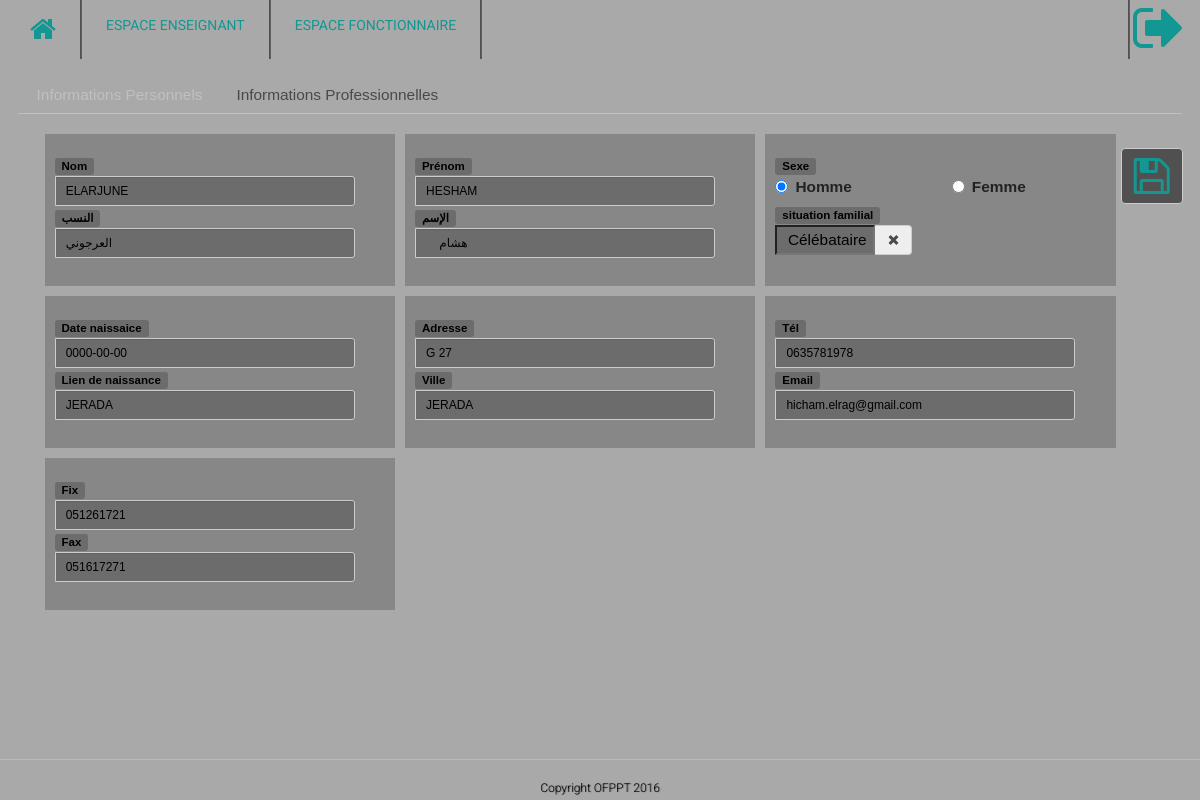
The app's page /home/editEnsiegnant/251122 (signed in) with its own data.
### tables this page shows
CREATE TABLE IF NOT EXISTS `fonctionnaire` (
  `PPR` int(11) NOT NULL,
  `FONCTION` varchar(50) DEFAULT NULL,
  `DIPLOME` varchar(100) DEFAULT NULL,
  `PB` varchar(100) DEFAULT NULL,
  `DATE_OPT_DIP` date DEFAULT NULL,
  `LIEU_OPT` varchar(100) DEFAULT NULL,
  `DATE_RECRUTE` date DEFAULT NULL,
  `TYPE_F` int(11) NOT NULL,
  PRIMARY KEY (`PPR`)
);

CREATE TABLE IF NOT EXISTS `info_personnel` (
  `CIN` varchar(10) NOT NULL,
  `NOM_FR` varchar(50) NOT NULL,
  `NOM_AR` varchar(50) NOT NULL,
  `PRENOM_FR` varchar(50) NOT NULL,
  `PRENOM_AR` varchar(50) NOT NULL,
  `SEXE` char(1) NOT NULL,
  `DATE_NAISSANCE` date NOT NULL,
  `LIEU_NAISSANCE` varchar(50) DEFAULT NULL,
  `ADRESSE` varchar(200) NOT NULL,
  `VILLE` varchar(100) NOT NULL,
  `TELL` varchar(100) NOT NULL,
  `FIX` varchar(100) DEFAULT NULL,
  `FAX` varchar(100) DEFAULT NULL,
  `EMAIL` varchar(100) DEFAULT NULL,
  `PPR` int(11) NOT NULL,
  `SITUATION_FM` varchar(100) NOT NULL,
  PRIMARY KEY (`CIN`),
  KEY `PPR` (`PPR`)
);

### public/index.php (called while the page is built, shortened)
<?php
require APP . 'core/controller.php';
$app = new Application();

### application/core/controller.php (called while the page is built, shortened)
<?php
class Controller
{
    public $db = null;
    private function openDatabaseConnection()
    {
        $options = array(PDO::ATTR_DEFAULT_FETCH_MODE => PDO::FETCH_OBJ, PDO::ATTR_ERRMODE => PDO::ERRMODE_WARNING);
        $this->db = new PDO(DB_TYPE . ':host=' . DB_HOST . ';dbname=' . DB_NAME . ';charset=' . DB_CHARSET, DB_USER, DB_PASS, $options);
    }
    public function loadModel()
    {
        require APP . 'model/model.php';
        $this->model = new Model($this->db);
    }
}

### application/model/model.php (called while the page is built, shortened)
<?php
class Model
{
    function __construct($db)
    {try {$this->db = $db;
        } catch (PDOException $e) {exit('Database connection could not be established.');}}
    public function  getEnseignantEdit($ppr_)
    {$query = "SELECT
                f.*,i.*,g.*
                FROM fonctionnaire f INNER JOIN info_personnel i ON f.PPR=i.PPR INNER JOIN GRADE g ON g.PPR=f.PPR WHERE  f.TYPE_F=1 AND f.PPR='".$ppr_."' LIMIT 1";
        $result = $this->db->prepare($query);
        $parameters = array(':ppr_' => $ppr_);
        $result->execute($parameters);
        return $result->fetch();}
}

### application/view/usage/editEnsiegnant.php (the view, shortened to what this page needs)
<form action="<?php echo URL;?>home/updateEnsiegnant" method="post">
		<div style="margin-top: 70px" id="Tabs">
			<ul >
				<li><a  href="#infoPersonnel">Informations Personnels</a></li>
				<li><a  href="#infoProfessionnel">Informations Professionnelles</a></li>
			</ul>
		<div id="infoPersonnel" >
				<div class="col-lg-6 div">
					<div class="input-group input-group-sm">
						<label class="label label-primary labels">Nom</label>
						<input  type= "text" class = "form-control input" name = "nom" id=" nf" required value="<?php echo htmlspecialchars($result->NOM_FR,ENT_QUOTES,'UTF-8');?>">
					</div>
					<div class="input-group input-group-sm">
						<label class="label label-primary labels">النسب</label>
						<input type= "text" class = "form-control input" name = "nomAr" id=" prf" required value="<?php echo htmlspecialchars($result->NOM_AR,ENT_QUOTES,'UTF-8');?>" >
					</div>
				</div>
				<div class="col-lg-6 div">
					<div class="input-group input-group-sm">
						<label class="label label-primary labels">Prénom</label>
						<input type= "text" class = "form-control input" name = "prenom" id=" na" required value="<?php echo htmlspecialchars($result->PRENOM_FR,ENT_QUOTES,'UTF-8');?>">
					</div>
					<div class="input-group input-group-sm">
						<label class="label label-primary labels">الإسم</label>
						<input type= "text" class = "form-control input" name = "prenomAr" id=" pra" required value=" <?php echo htmlspecialchars($result->PRENOM_AR,ENT_QUOTES,'UTF-8');?>">
					</div>
				</div>
				<div class="col-lg-6 div">
					<label class="label label-primary labels" >Sexe</label>
						<div class="input-group input-group-sm" >
							<div   class="radio-inline" style="margin-right: 0px!important;">
								<label  ><input  type="radio"  name="sexe" value="m" <?php  echo ($result->SEXE=='m')? "CHECKED":""?>>Homme</label>
							</div>
							<div   class="radio-inline" style="margin-left: 100px!important;">
								<label ><input  type="radio"   name="sexe" value="f" <?php  echo ($result->SEXE=='f')? "CHECKED":""?>>Femme</label>
							</div>
						</div>
						<div class="input-group input-group-sm">
							<label class="label label-primary labels">situation familial</label>
						</div>
				</div>
				<div class="col-lg-6 div">
						<div class="input-group input-group-sm">
							<label class="label label-primary labels">Date naissaice</label>
							<input class = "form-control dp input" type= "text" name = "dateNaissance" id=" dtn" required value="<?php echo htmlspecialchars($result->DATE_NAISSANCE,ENT_QUOTES,'UTF-8');?>">
						</div>
						<div class="input-group input-group-sm">
							<label class="label label-primary labels">Lien de naissance</label>
							<input class = "form-control input" type= "text" name = "lieuNaissance" id=" ln" required value="<?php echo htmlspecialchars($result->LIEU_NAISSANCE,ENT_QUOTES,'UTF-8');?>">
						</div>
				</div>
				<div class="col-lg-6 div">
						<div class="input-group input-group-sm">
							<label class="label label-primary labels">Adresse</label>
							<input class = "form-control input" type= "text" name = "adresse" id=" adr" required value="<?php echo htmlspecialchars($result->ADRESSE,ENT_QUOTES,'UTF-8');?>">
						</div>
						<div class="input-group input-group-sm">
							<label class="label label-primary labels">Ville</label>
							<input class = "form-control input" type= "text" name = "ville" id=" vll" required value="<?php echo htmlspecialchars($result->VILLE,ENT_QUOTES,'UTF-8');?>">
						</div>
				</div>
				<div class="col-lg-6 div">
						<div class="input-group input-group-sm">
							<label class="label label-primary labels">Tél</label>
							<input class = "form-control input" type= "text" name = "tel" id=" tel" required value="<?php echo htmlspecialchars($result->TELL,ENT_QUOTES,'UTF-8');?>">
						</div>
						<div class="input-group input-group-sm">
							<label class="label label-primary labels">Email</label>
							<input class = "form-control input" type= "email" name = "email" id="miil" required value="<?php echo htmlspecialchars($result->EMAIL,ENT_QUOTES,'UTF-8');?>">
						</div>
				</div>
				<div class="col-lg-6 div " >
						<div class="input-group input-group-sm">
							<label class="label label-primary labels">Fix</label>
							<input class = "form-control input" type= "text" name = "fix" id=" fixx" required value="<?php echo htmlspecialchars($result->FIX,ENT_QUOTES,'UTF-8');?>">
						</div>
						<div class="input-group input-group-sm">
							<label class="label label-primary labels">Fax</label>
							<input class = "form-control input" type= "text" name = "fax" id="faxx" required value="<?php echo htmlspecialchars($result->FAX,ENT_QUOTES,'UTF-8');?>">
						</div>
				</div>
			</div>
		</div>
	<button title="Mitre A Jour"   class="fa fa-save fa-3x  btn btn-default btn-md btn-bg" type="submit" name="update" value="Valider"></button>
</form>

### public/css/style.css (style rules this page uses)
body { width: 100%; }
.labels { background-color:rgba(0,0,0,0.2) ; color:#000000 ; }
.btn-bg { background-color: #505050; color: #129792; }
.div { width: 350.375px; height:152px; background-color: rgba(0,0,0,0.2); padding-bottom: 20px; padding-top: 20px; padding-left: 10px; padding-right: 10px; margin-bottom: 5px; margin-top: 5px; margin-left: 5px; margin-right: 5px; }
.form-control { min-width: 300px; max-width: 300px; height:20px; background-color: rgba(0,0,0,0.2); color:#000000 ; }
#Tabs { background: transparent; border: none; }
#Tabs .ui-widget-header { background: transparent; border: none; border-bottom: 1px solid #c0c0c0; -moz-border-radius: 0px; -webkit-border-radius: 0px; border-radius: 0px; }
#Tabs .ui-tabs-nav .ui-state-default { background: transparent; border: none; }
#Tabs .ui-tabs-nav .ui-state-active { background: transparent url(img/uiTabsArrow.png) no-repeat bottom center; border: none; }
#Tabs .ui-tabs-nav .ui-state-default a { color: #494949; }
#Tabs .ui-tabs-nav .ui-state-active a { color: #C0C0C0; }
body { background-color: darkgray; font-family: 'Roboto', sans-serif; }

### records on screen
fonctionnaire: nom "ELARJUNE", nomAr "العرجوني", prenom "HESHAM", prenomAr "هشام", dateNaissance "0000-00-00", lieuNaissance "JERADA", adresse "G 27", ville "JERADA", tel "0635781978", email "hicham.elrag@gmail.com", fix "051261721", fax "051617271"
info_personnel: SEXE "☑ Homme", SEXE "☐ Femme"
